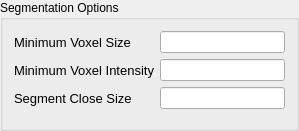
       <widget class="QGroupBox" name="SegmentationOptions">
        <property name="geometry">
         <rect>
          <x>610</x>
          <y>330</y>
          <width>299</width>
          <height>131</height>
         </rect>
        </property>
        <property name="toolTip">
         <string>&lt;html&gt;&lt;head/&gt;&lt;body&gt;&lt;p&gt;Specify the segmentation options. Needs the extract centroids to be enabled.&lt;/p&gt;&lt;/body&gt;&lt;/html&gt;</string>
        </property>
        <property name="styleSheet">
         <string notr="true">QGroupBox:disabled {
    color: rgba(255,255,255,0.5);
    border-color: rgba(255,255,255,0.3);
}
</string>
        </property>
        <property name="title">
         <string>Segmentation Options</string>
        </property>
        <layout class="QFormLayout" name="formLayout_2">
         <item row="0" column="0">
          <widget class="QLabel" name="MinVoxelSzLabel">
           <property name="font">
            <font>
             <pointsize>10</pointsize>
            </font>
           </property>
           <property name="toolTip">
            <string>&lt;html&gt;&lt;head/&gt;&lt;body&gt;&lt;p&gt;Minimum voxel size for segmentation.&lt;/p&gt;&lt;/body&gt;&lt;/html&gt;</string>
           </property>
           <property name="styleSheet">
            <string notr="true">QLabel:disabled {
    color: rgba(255,255,255,0.5);
    border-color: rgba(255,255,255,0.3);
}
</string>
           </property>
           <property name="text">
            <string>Minimum Voxel Size</string>
           </property>
          </widget>
         </item>
         <item row="0" column="1">
          <widget class="QLineEdit" name="MinVoxelSz">
           <property name="toolTip">
            <string>&lt;html&gt;&lt;head/&gt;&lt;body&gt;&lt;p&gt;Minimum voxel size for segmentation.&lt;/p&gt;&lt;/body&gt;&lt;/html&gt;</string>
           </property>
           <property name="styleSheet">
            <string notr="true">QLineEdit:disabled {
    color: rgba(255,255,255,0.5);
    border-color: rgba(255,255,255,0.3);
}
</string>
           </property>
           <property name="text">
            <string/>
           </property>
          </widget>
         </item>
         <item row="1" column="0">
          <widget class="QLabel" name="MinVoxelIntensityLabel">
           <property name="font">
            <font>
             <pointsize>10</pointsize>
            </font>
           </property>
           <property name="toolTip">
            <string>&lt;html&gt;&lt;head/&gt;&lt;body&gt;&lt;p&gt;Minimum voxel intensity for segmentation.&lt;/p&gt;&lt;/body&gt;&lt;/html&gt;</string>
           </property>
           <property name="styleSheet">
            <string notr="true">QLabel:disabled {
    color: rgba(255,255,255,0.5);
    border-color: rgba(255,255,255,0.3);
}
</string>
           </property>
           <property name="text">
            <string>Minimum Voxel Intensity</string>
           </property>
          </widget>
         </item>
         <item row="1" column="1">
          <widget class="QLineEdit" name="MinVoxelIntensity">
           <property name="toolTip">
            <string>&lt;html&gt;&lt;head/&gt;&lt;body&gt;&lt;p&gt;Minimum voxel intensity for segmentation.&lt;/p&gt;&lt;/body&gt;&lt;/html&gt;</string>
           </property>
           <property name="styleSheet">
            <string notr="true">QLineEdit:disabled {
    color: rgba(255,255,255,0.5);
    border-color: rgba(255,255,255,0.3);
}
</string>
           </property>
          </widget>
         </item>
         <item row="2" column="0">
          <widget class="QLabel" name="SegCloseSzLabel">
           <property name="font">
            <font>
             <pointsize>10</pointsize>
            </font>
           </property>
           <property name="toolTip">
            <string>&lt;html&gt;&lt;head/&gt;&lt;body&gt;&lt;p&gt;Close size of the object for segmentation.&lt;/p&gt;&lt;/body&gt;&lt;/html&gt;</string>
           </property>
           <property name="styleSheet">
            <string notr="true">QLabel:disabled {
    color: rgba(255,255,255,0.5);
    border-color: rgba(255,255,255,0.3);
}
</string>
           </property>
           <property name="text">
            <string>Segment Close Size</string>
           </property>
          </widget>
         </item>
         <item row="2" column="1">
          <widget class="QLineEdit" name="SegCloseSz">
           <property name="toolTip">
            <string>&lt;html&gt;&lt;head/&gt;&lt;body&gt;&lt;p&gt;Close size of the object for segmentation.&lt;/p&gt;&lt;/body&gt;&lt;/html&gt;</string>
           </property>
           <property name="styleSheet">
            <string notr="true">QLineEdit:disabled {
    color: rgba(255,255,255,0.5);
    border-color: rgba(255,255,255,0.3);
}
</string>
           </property>
          </widget>
         </item>
        </layout>
       </widget>
